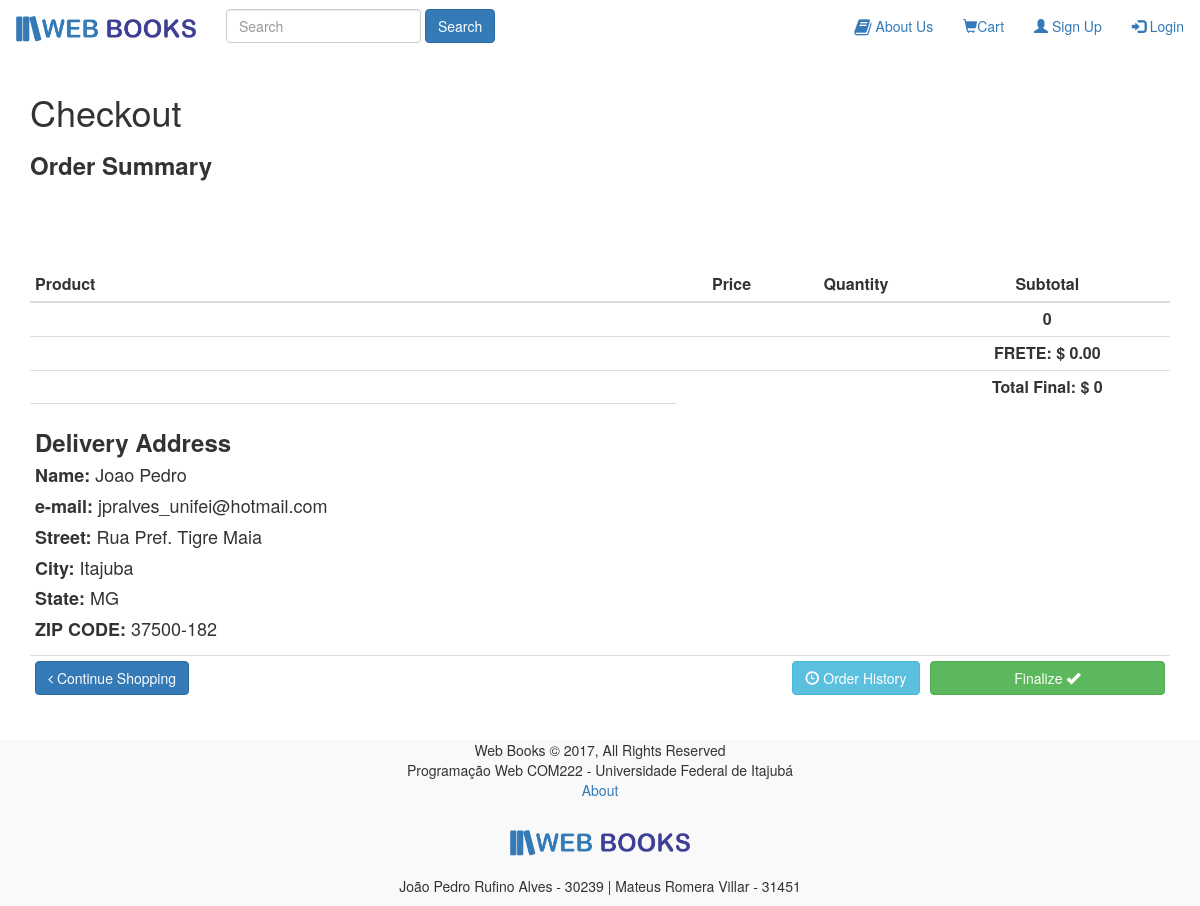
/checkout03.php, run on the app's committed database.
### tables this page shows
CREATE TABLE `user` (
  `id` int(11) NOT NULL,
  `fname` varchar(20) NOT NULL,
  `lname` varchar(20) NOT NULL,
  `street` varchar(25) NOT NULL,
  `city` varchar(30) NOT NULL,
  `state` varchar(2) NOT NULL,
  `zip` varchar(9) NOT NULL,
  `login` varchar(15) NOT NULL,
  `senha` varchar(15) NOT NULL,
  `nome` varchar(30) NOT NULL,
  `admin` int(11) NOT NULL
);

### includes/functions_shoppingCart.php (called while the page is built, shortened)
<?php
  function frete(){
    $books = count_cart();
    $frete = 0;
    return $frete;
  }
  function count_cart(){
    $cookie_name = 'ShoppingCart';
    $quant = 0;
    return $quant;
  }
  function calculate_total_value(){
    $cookie_name = 'ShoppingCart';
    $totalValue = 0;
    if(isset($_COOKIE[$cookie_name])) {
      include_once("functions_db.php");
      $cart = unserialize($_COOKIE[$cookie_name]);
      foreach($cart as $book){
          $book = unserialize($book);
          $totalValue = $totalValue + ($book[1]*get_book_price($book[0]));
      }
      return $totalValue;
    } else {
      return 0;
    }
  }
?>

### includes/functions_db.php (called while the page is built, shortened)
<?php
	function get_user_data($login){
    $connect = mysqli_connect('localhost','root','');
		$query_select = "SELECT * FROM user WHERE login LIKE '%".$login."%'";
		$select = mysqli_query($connect, $query_select);
    $row = mysqli_fetch_assoc($select);
		return $row;
	}
?>

### checkout03.php (the view, shortened to what this page needs)
<!DOCTYPE hml>
<html lang="en">
  <head>
  </head>
  <?php
    include 'includes/functions_shoppingCart.php';
    include 'includes/functions_db.php';
    $login = $_SESSION['login'];
    $user = get_user_data($login);
  ?>
  <body>
    <div class="container">
      <h1>Checkout</h1>
      <table id="cart" class="table table-hover table-condensed">
        <h3><b>Order Summary</b></h3>
      <thead>
        <tr>
          <th style="width:58%">Product</th>
          <th style="width:10%" class="text-center">Price</th>
          <th style="width:10%" class="text-center">Quantity</th>
          <th style="width:22%" class="text-center">Subtotal</th>
        </tr>
      </thead>
      <tfoot>
        <tr>
          <td colspan="1" class="hidden-xs"></td>
          <td colspan="2" class="hidden-xs"></td>
          <td class="hidden-xs text-center">
            <strong>
              <?php echo calculate_total_value(); ?>
            </strong>
          </td>
        </tr>
        <tr>
          <td colspan="1" class="hidden-xs"></td>
          <td colspan="2" class="hidden-xs"></td>
          <td class="hidden-xs text-center">
            <strong>
              <?php echo "FRETE: $ ".frete().".00"?>
            </strong>
          </td>
        </tr>
        <tr>
          <td colspan="1" class="hidden-xs"></td>
          <td colspan="2" class="hidden-xs"></td>
          <td class="hidden-xs text-center">
            <strong>
              <?php echo "Total Final: $ ".floatval(frete() + calculate_total_value()); ?>
            </strong>
          </td>
        </tr>
        <br><br>
        <tr>
          <td data-th="Product">
            <div class="row">
              <div class="col-sm-10">
                <h4 class="nomargin">
                    <?php
                      echo "<h3><b>Delivery Address</b></h3>";
                      echo "<h4><b>Name:</b> ".$user['fname']." ".$user['lname']."</h4>";
                      echo "<h4><b>e-mail:</b>  ".$user['nome']."</h4>";
                      echo "<h4><b>Street:</b> ".$user['street']."</h4>";
                      echo "<h4><b>City:</b> ".$user['city']."</h4>";
                      echo "<h4><b>State:</b> ".$user['state']."</h4>";
                      echo "<h4><b>ZIP CODE:</b> ".$user['zip']."</h4>";
                    ?>
                </h4>
              </div>
            </div>
          </td>
        </tr>
        <br><br>
        <tr>
          <td><a href="index.php" class="btn btn-primary"><i class="fa fa-angle-left"></i> Continue Shopping</a></td>
          <td colspan="1" class="hidden-xs"></td>
          <td><a href="OrderHistory.php" class="btn btn-info btn-block"><span class="glyphicon glyphicon-time"></span> Order History</a></td>
          <td><a href="confirmationMail.php" class="btn btn-success btn-block">	Finalize <span class="glyphicon glyphicon-ok"></span></a></td>
        </tr>
      </tfoot>
    </table>
    </div>
  </body>
  <br>
</html>

### style.css (style rules this page uses)
.bg-lightgray { background-color:#f9f9f9; }
.logo { max-width:180px; max-height:100px; width: auto; height: auto; }
.table>tbody>tr>td, .table>tfoot>tr>td { vertical-align: middle; }

### data on the page
user: fname "Joao", lname "Pedro", nome "jpralves_unifei@hotmail.com", street "Rua Pref. Tigre Maia", city "Itajuba", state "MG", zip "37500-182"

### other printed values
calculate_total_value() "0"
frete() "0"
frete() + calculate_total_value() "0"
